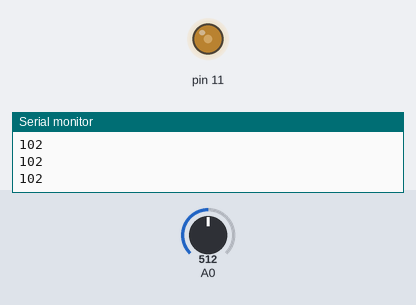
A sketch run on a simulated Arduino Uno, built with avr-gcc and run on an emulated ATmega328P. Shown: output pins drawn as LEDs (lit = HIGH), the last lines printed to the serial monitor. The inputs (shaded band) are chosen by the test bench; at power-on: A0 = 512.

Above: at 1.2 s.
1.3 s: A0 set to 716
At 2.1 s:
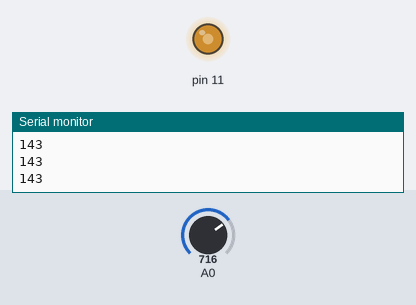
2.8 s: A0 set to 1023
At 3.5 s:
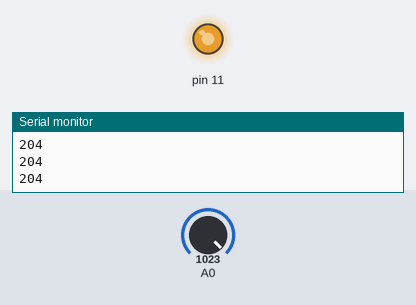
4.3 s: A0 set to 306
At 5.0 s:
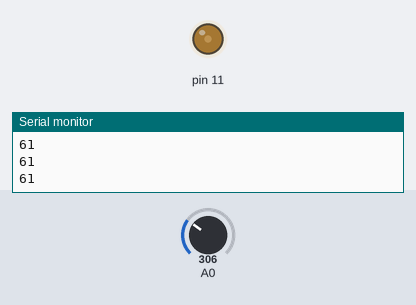
5.8 s: A0 set to 0
At 6.4 s:
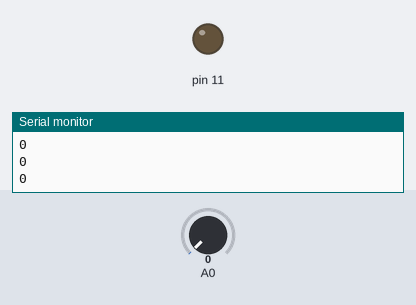
7.3 s: A0 set to 511
At 7.8 s:
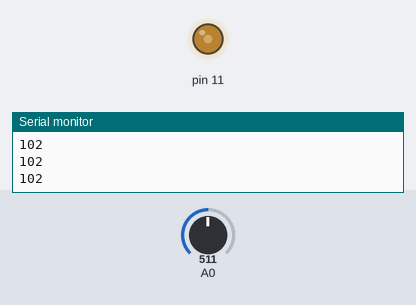
Timing chart, 0 to 9.8 s (numbered marks = the images above; inputs shaded):
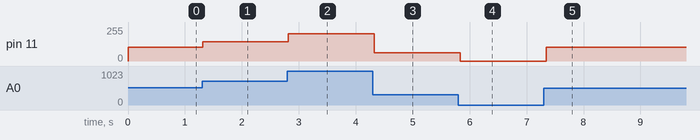

Measured:
- after the input at 1.3 s, pin 11: 102/255 → 143/255 at once
- after the input at 2.8 s, pin 11: 143/255 → 204/255 at once
- after the input at 4.3 s, pin 11: 204/255 → 61/255 at once
- after the input at 5.8 s, pin 11: 61/255 → 0/255 at once
- after the input at 7.3 s, pin 11: 0/255 → 102/255 at once

The sketch:

LED_Potentionmeter.ino
```cpp
int Potentionmeter;
void setup() {
  // put your setup code here, to run once:
  pinMode(11, OUTPUT);
  Potentionmeter = analogRead(A0);
  Serial.begin(9600);
}

void loop() {
  // put your main code here, to run repeatedly:
  Potentionmeter = analogRead(A0);
  Potentionmeter = Potentionmeter / 5;
  analogWrite(11, Potentionmeter);
  Serial.println(Potentionmeter);
  delay(50);


}
```
